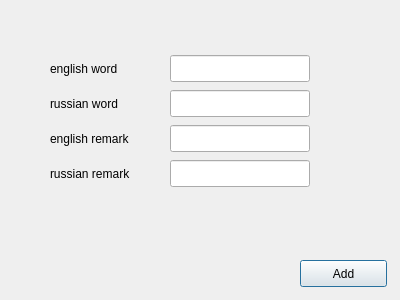
<?xml version="1.0" encoding="UTF-8"?>
<ui version="4.0">
 <class>add_word</class>
 <widget class="QDialog" name="add_word">
  <property name="geometry">
   <rect>
    <x>0</x>
    <y>0</y>
    <width>400</width>
    <height>300</height>
   </rect>
  </property>
  <property name="windowTitle">
   <string>Add word</string>
  </property>
  <widget class="QPushButton" name="btn_add">
   <property name="geometry">
    <rect>
     <x>300</x>
     <y>260</y>
     <width>87</width>
     <height>27</height>
    </rect>
   </property>
   <property name="text">
    <string>Add</string>
   </property>
  </widget>
  <widget class="QLineEdit" name="en_word">
   <property name="geometry">
    <rect>
     <x>170</x>
     <y>55</y>
     <width>140</width>
     <height>27</height>
    </rect>
   </property>
   <property name="text">
    <string/>
   </property>
  </widget>
  <widget class="QLineEdit" name="ru_word">
   <property name="geometry">
    <rect>
     <x>170</x>
     <y>90</y>
     <width>140</width>
     <height>27</height>
    </rect>
   </property>
  </widget>
  <widget class="QLineEdit" name="en_remark">
   <property name="geometry">
    <rect>
     <x>170</x>
     <y>125</y>
     <width>140</width>
     <height>27</height>
    </rect>
   </property>
  </widget>
  <widget class="QLineEdit" name="ru_remark">
   <property name="geometry">
    <rect>
     <x>170</x>
     <y>160</y>
     <width>140</width>
     <height>27</height>
    </rect>
   </property>
  </widget>
  <widget class="QLabel" name="lbl_ru_word">
   <property name="geometry">
    <rect>
     <x>50</x>
     <y>60</y>
     <width>92</width>
     <height>17</height>
    </rect>
   </property>
   <property name="text">
    <string>english word</string>
   </property>
  </widget>
  <widget class="QLabel" name="lbl_en_word">
   <property name="geometry">
    <rect>
     <x>50</x>
     <y>95</y>
     <width>81</width>
     <height>17</height>
    </rect>
   </property>
   <property name="text">
    <string>russian word</string>
   </property>
  </widget>
  <widget class="QLabel" name="lbl_ru_remark">
   <property name="geometry">
    <rect>
     <x>50</x>
     <y>165</y>
     <width>101</width>
     <height>17</height>
    </rect>
   </property>
   <property name="text">
    <string>russian remark</string>
   </property>
  </widget>
  <widget class="QLabel" name="lbl_remark">
   <property name="geometry">
    <rect>
     <x>50</x>
     <y>130</y>
     <width>91</width>
     <height>17</height>
    </rect>
   </property>
   <property name="text">
    <string>english remark</string>
   </property>
  </widget>
 </widget>
 <resources/>
 <connections/>
</ui>
